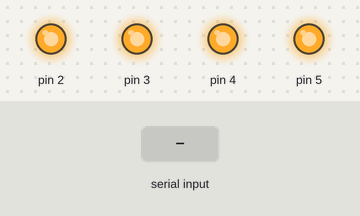
This sketch was run on a simulated Arduino Uno, built with avr-gcc and run on an emulated ATmega328P. On the bench: output pins drawn as LEDs (lit = HIGH). The inputs (shaded band) are chosen by the test bench. What the sketch prints to the serial monitor is not drawn.

Above: at 1.2 s.
1.3 s: byte 30 received over Serial
At 1.6 s:
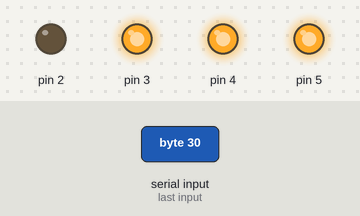
2.8 s: byte 90 received over Serial
At 3.4 s:
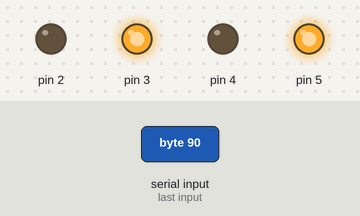
4.3 s: byte 120 received over Serial
At 4.8 s:
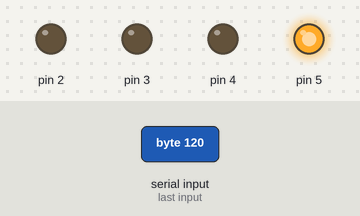
Timing chart, 0 to 7.3 s (numbered marks = the images above; inputs shaded):
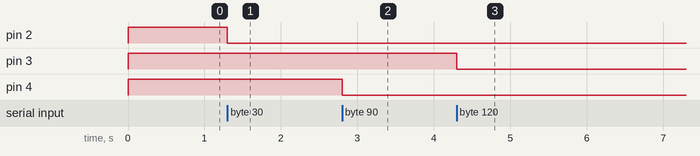

The sketch:

christmasStrand.ino
```cpp
#include <Adafruit_NeoPixel.h>
#ifdef __AVR__
#include <avr/power.h>
#endif

#define PIN 6
#define TIMEOUT 15

unsigned long t0 = millis();
unsigned long second_counter = millis();
uint8_t idle_counter = 0;

uint8_t simpleLightBits = 0xf;

void setup() {
  // This is for Trinket 5V 16MHz, you can remove these three lines if you are not using a Trinket
#if defined (__AVR_ATtiny85__)
  if (F_CPU == 16000000) clock_prescale_set(clock_div_1);
#endif
  // End of trinket special code
  pinMode(2, OUTPUT);
  pinMode(3, OUTPUT);
  pinMode(4, OUTPUT);
  pinMode(5, OUTPUT);

  // initialize the second counter
  second_counter = millis();

  set_on();

  //Reserve space for the inputString and buffer

  Serial.begin(115200);
}

void set_on() {
  digitalWrite(2, HIGH);
  digitalWrite(3, HIGH);
  digitalWrite(4, HIGH);
  digitalWrite(5, HIGH);
}

void serialDelay(uint8_t wait) {
  // do the timery things
  t0 = millis();

  while (((millis() - t0) < wait)) {

    // Add some time stuff
    if ((millis() - second_counter) > 1000) {
      idle_counter += 1;
      second_counter = millis();

      if (idle_counter > TIMEOUT) {
        set_on();
      }
    }

    // Check for new serial data
    serialEvent();
    setSimpleLights(simpleLightBits);
  }
}

void serialEvent() {

  while (Serial.available()) {
    // reset the idle timer
    idle_counter = 0;
    // get the new byte:
    simpleLightBits = Serial.read();
  }

  if (idle_counter == 0) {
    Serial.write(simpleLightBits);
    Serial.write(0xDB);
  }

}

void setSimpleLights(uint8_t inByte) {
    digitalWrite(2, bitRead(inByte, 0));
    digitalWrite(3, bitRead(inByte, 1));
    digitalWrite(4, bitRead(inByte, 2));
    digitalWrite(5, bitRead(inByte, 3));
}

void loop() {
  serialDelay(16);
}
```

Measured:
- after the input at 1.3 s, pin 2: HIGH → LOW at once
- after the input at 2.8 s, pin 4: HIGH → LOW at once
- after the input at 4.3 s, pin 3: HIGH → LOW at once
